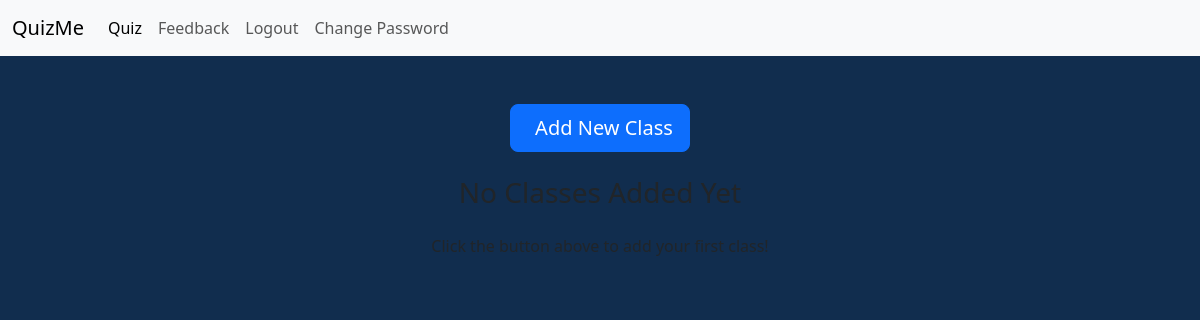
The app's page /quiz-selector (signed in), older data.
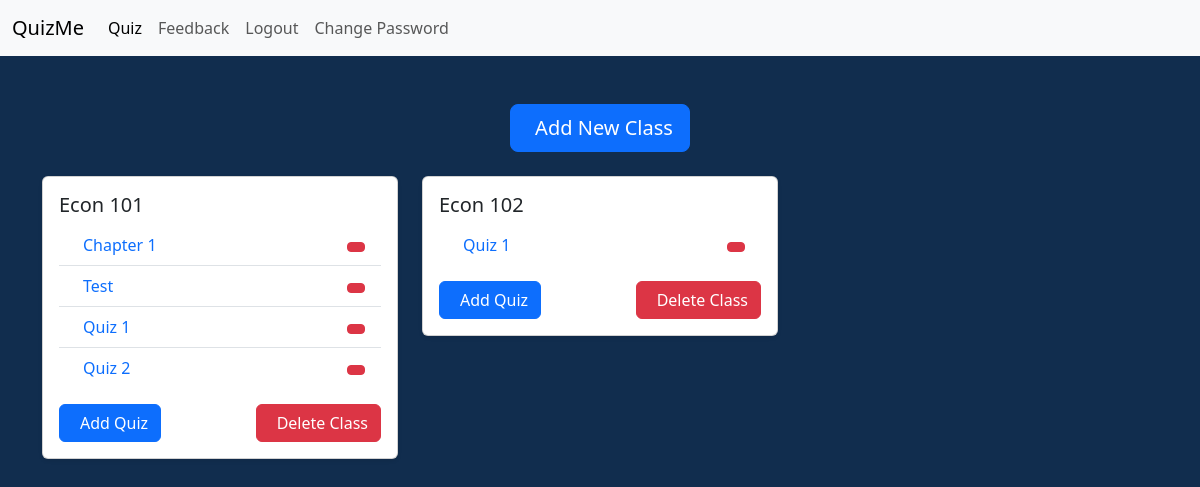
The same page, newer data.
### main.py (models this page shows)
class ClassList(db.Model):
    __tablename__ = "class_list"
    id: Mapped[int] = mapped_column(Integer, primary_key=True)
    user_id: Mapped[int] = mapped_column(Integer, db.ForeignKey("users.id"))
    class_name: Mapped[str] = mapped_column(String(250), unique=False, nullable=False)

class Quiz(db.Model):
    __tablename__ = "quizzes"
    id: Mapped[int] = mapped_column(Integer, primary_key=True)
    user_id: Mapped[int] = mapped_column(Integer, db.ForeignKey("users.id"))
    quiz_json: Mapped[str] = mapped_column(JSON())
    title: Mapped[str] = mapped_column(String())
    class_name: Mapped[str] = mapped_column(String(250), unique=False, nullable=False)
    total_questions: Mapped[int] = mapped_column(Integer)
    best_score: Mapped[int] = mapped_column(Integer)

### main.py (the view)
@app.route('/quiz-selector', methods=["GET", "POST"])
def quiz_selector():
    form = NoteInput()
    class_list = ClassList.query.filter_by(user_id=current_user.id).all()
    quizzes = Quiz.query.filter_by(user_id=current_user.id).all()
    return render_template("quiz_selector.html", form=form, class_list=class_list, quizzes=quizzes)

### main.py (called while the page is built)
@login_manager.user_loader
def load_user(user_id):
    return db.get_or_404(User, user_id)

### templates/quiz_selector.html (shortened to what this page needs)
{% include "header.html" %}
{% block content %}
<div class="container mt-5">
    <div class="text-center mb-4">
        <button type="button" class="btn btn-primary btn-lg" data-bs-toggle="modal" data-bs-target="#addClassModal">
            Add New Class
        </button>
    </div>
    {% if class_list %}
        <div class="row">
            {% for class in class_list %}
            <div class="col-md-4 mb-4">
                <div class="card shadow-sm">
                    <div class="card-body">
                        <h5 class="card-title">{{ class.class_name }}</h5>
                        <ul class="list-group list-group-flush">
                            {% set class_quizzes = quizzes|selectattr('class_name', 'equalto', class.class_name)|list %}
                            {% for quiz in class_quizzes %}
                            <li class="list-group-item d-flex justify-content-between align-items-center">
                                <a href="{{ url_for('quiz', quiz_id=quiz.id) }}" class="text-decoration-none">
                                    {{ quiz.title }}
                                </a>
                                <form action="{{ url_for('delete_quiz', quiz_id=quiz.id) }}" method="POST" onsubmit="return confirm('Are you sure you want to delete this quiz?');">
                                    <button type="submit" class="btn btn-danger btn-sm">
                                    </button>
                                </form>
                            </li>
                            {% else %}
                            <li class="list-group-item text-muted">No quizzes yet</li>
                            {% endfor %}
                        </ul>
                        <div class="d-flex justify-content-between mt-3">
                            <button type="button" class="btn btn-primary" data-bs-toggle="modal" data-bs-target="#createQuizModal" data-class-name="{{ class.class_name }}">
                                Add Quiz
                            </button>
                            <form action="{{ url_for('delete_class', class_name=class.class_name) }}" method="POST" onsubmit="return confirm('Are you sure you want to delete this class?');">
                                <button type="submit" class="btn btn-danger">
                                    Delete Class
                                </button>
                            </form>
                        </div>
                    </div>
                </div>
            </div>
            {% endfor %}
        </div>
    {% else %}
        <div class="text-center mt-4">
            <h3 class="mb-4">No Classes Added Yet</h3>
            <p>Click the button above to add your first class!</p>
        </div>
    {% endif %}
</div>
{% endblock %}

### templates/header.html (shortened to what this page needs)
<!doctype html>
<html lang="en" data-bs-theme="auto">
  <head><script src="../assets/js/color-modes.js"></script>
    <link rel="stylesheet" href="https://cdn.jsdelivr.net/npm/@docsearch/css@3">
    <link href="static/css/bootstrap.min.css" rel="stylesheet">
    <link href="https://cdn.jsdelivr.net/npm/bootstrap@5.3.3/dist/css/bootstrap.min.css" rel="stylesheet">
    <link rel="stylesheet" href="static/css/style.css"/>
<nav class="navbar navbar-expand-lg bg-body-tertiary">
  <div class="container-fluid">
    <a class="navbar-brand">QuizMe</a>
    <div class="collapse navbar-collapse" id="navbarNav">
      <ul class="navbar-nav">
        <li class="nav-item">
          <a class="nav-link active" aria-current="page" href="{{url_for('quiz_selector') }}">Quiz</a>
        </li>
        <li class="nav-item">
          <a class="nav-link" href="{{url_for('feedback') }}">Feedback</a>
        </li>
        {% if current_user.is_authenticated: %}
        <li class="nav-item">
          <a class="nav-link" href="{{url_for('logout') }}">Logout</a>
        </li>
        <li class="nav-item">
          <a class="nav-link" href="{{url_for('change_password') }}">Change Password</a>
        </li>
        {%endif%}
      </ul>
    </div>
  </div>
</nav>

### static/css/style.css (style rules this page uses)
:root { --primary-color: #F9F7F7; --secondary-color: #DBE2EF; --tertiary-color: #3F72AF; --quaternary-color: #112D4E; }

Row changes from the older to the newer data that the page shows:
added ClassList: class_name "Econ 101"
now on this page (row unchanged): Quiz: title "Chapter 1", shown under "Econ 101"
now on this page (row unchanged): Quiz: title "Test", shown under "Econ 101"
added Quiz: title "Quiz 1", shown under "Econ 101"
added Quiz: title "Quiz 2", shown under "Econ 101"
added ClassList: class_name "Econ 102"
added Quiz: title "Quiz 1", shown under "Econ 102"
